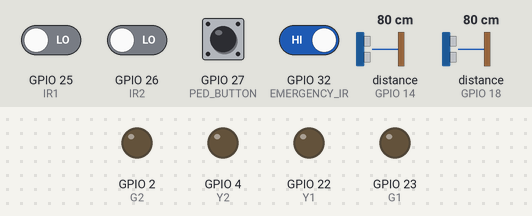
A sketch run on a simulated ESP32. Shown: output pins drawn as LEDs (lit = HIGH). Wiring (inferred from the names in the program): 2 × ultrasonic range finder: trigger GPIO 12, echo GPIO 18 / trigger GPIO 13, echo GPIO 14. Inputs (shaded band) come from the test bench; at power-on: GPIO 27 (PED_BUTTON), GPIO 32 (EMERGENCY_IR) HIGH, GPIO 25 (IR1), GPIO 26 (IR2) LOW, distance to the obstacle (sensors on GPIO 14, GPIO 18) 80 cm. The echo pulse lasts 58.3 µs per cm; pins used as bus, display or sensor lines are not drawn; what the sketch prints to the serial monitor is not drawn.

Above: at 1.2 s.
1.3 s: distance to the obstacle (sensor on GPIO 14) set to 44 cm
2.8 s: distance to the obstacle (sensor on GPIO 14) set to 36 cm
At 3.4 s:
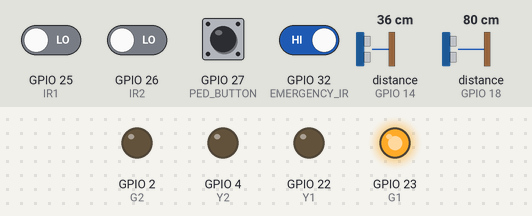
4.3 s: GPIO 27 (PED_BUTTON) pulled LOW for 0.15 s
At 5.2 s:
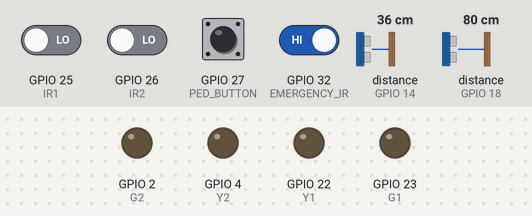
8.9 s: GPIO 32 (EMERGENCY_IR) driven HIGH
10.4 s: GPIO 25 (IR1) driven HIGH and GPIO 32 (EMERGENCY_IR) driven LOW
At 11.0 s:
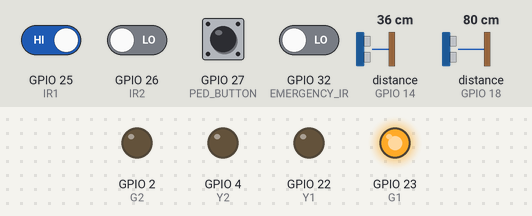
Timing chart, 0 to 12.9 s (numbered marks = the images above; inputs shaded):
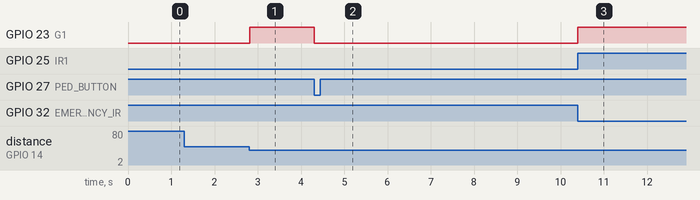

The sketch:

COMPLEX_ENGINEERING_PROBLEM_copy_20260220212437.ino
```cpp
// -------- PIN DEFINITIONS --------

// Ultrasonic Sensors
#define trig1 13
#define echo1 14
#define trig2 12
#define echo2 18

// IR Sensors
#define IR1 25
#define IR2 26

// Emergency IR (PIN 32)
#define EMERGENCY_IR 32

// Pedestrian Button (Moved to safe pin)
#define PED_BUTTON 27

// Traffic Light Lane 1
#define R1 21
#define Y1 22
#define G1 23

// Traffic Light Lane 2
#define R2 19
#define Y2 4
#define G2 2

unsigned long previousMillis = 0;
unsigned long interval = 0;

int state = 0;
int currentLane = -1;

unsigned long lastPedPress = 0;
const unsigned long debounceDelay = 1000;

void allRed() {
  digitalWrite(R1, HIGH);
  digitalWrite(R2, HIGH);
  digitalWrite(G1, LOW);
  digitalWrite(G2, LOW);
  digitalWrite(Y1, LOW);
  digitalWrite(Y2, LOW);
}

int readUltrasonic(int trig, int echo) {
  digitalWrite(trig, LOW);
  delayMicroseconds(2);
  digitalWrite(trig, HIGH);
  delayMicroseconds(10);
  digitalWrite(trig, LOW);

  long duration = pulseIn(echo, HIGH, 25000);
  int distance = duration * 0.034 / 2;
  return distance;
}

void setup() {

  Serial.begin(115200);

  pinMode(trig1, OUTPUT);
  pinMode(echo1, INPUT);
  pinMode(trig2, OUTPUT);
  pinMode(echo2, INPUT);

  pinMode(IR1, INPUT);
  pinMode(IR2, INPUT);

  pinMode(EMERGENCY_IR, INPUT);
  pinMode(PED_BUTTON, INPUT_PULLUP);

  pinMode(R1, OUTPUT);
  pinMode(Y1, OUTPUT);
  pinMode(G1, OUTPUT);

  pinMode(R2, OUTPUT);
  pinMode(Y2, OUTPUT);
  pinMode(G2, OUTPUT);

  allRed();

  Serial.println("===== 2-WAY ADAPTIVE TRAFFIC SYSTEM =====");
}

void loop() {

  unsigned long currentMillis = millis();

  // ================= EMERGENCY =================
  if (digitalRead(EMERGENCY_IR) == LOW) {

    Serial.println("🚑 EMERGENCY VEHICLE DETECTED");
    Serial.println("Lane 1 GREEN (Emergency)");
    Serial.println("Lane 2 RED");

    allRed();
    digitalWrite(R1, LOW);
    digitalWrite(G1, HIGH);

    delay(10000);

    digitalWrite(G1, LOW);
    digitalWrite(R1, HIGH);
    return;
  }

  // ================= PEDESTRIAN =================
  if (digitalRead(PED_BUTTON) == LOW) {

    if (currentMillis - lastPedPress > debounceDelay) {

      Serial.println("🚶 Pedestrian Crossing Activated");
      Serial.println("Both Lanes RED");

      allRed();
      delay(5000);

      lastPedPress = currentMillis;
    }
  }

  // ================= STATE MACHINE =================
  if (state == 1 && currentMillis - previousMillis >= interval) {

    if (currentLane == 1) {
      digitalWrite(G1, LOW);
      digitalWrite(Y1, HIGH);
      Serial.println("Lane 1 YELLOW");
    } else {
      digitalWrite(G2, LOW);
      digitalWrite(Y2, HIGH);
      Serial.println("Lane 2 YELLOW");
    }

    previousMillis = currentMillis;
    interval = 3000;
    state = 2;
  }

  else if (state == 2 && currentMillis - previousMillis >= interval) {

    if (currentLane == 1) {
      digitalWrite(Y1, LOW);
      digitalWrite(R1, HIGH);
      Serial.println("Lane 1 RED");
    } else {
      digitalWrite(Y2, LOW);
      digitalWrite(R2, HIGH);
      Serial.println("Lane 2 RED");
    }

    state = 0;
  }

  // ================= ADAPTIVE MODE =================
  if (state == 0) {

    int selectedLane = -1;
    int densityScore1 = 0;
    int densityScore2 = 0;

    int distance1 = 0;
    int distance2 = 0;

    if (digitalRead(IR1) == LOW) {

      distance1 = readUltrasonic(trig1, echo1);

      if (distance1 > 5 && distance1 < 20)
        densityScore1 = 3;
      else if (distance1 < 40)
        densityScore1 = 2;
      else
        densityScore1 = 1;
    }

    if (digitalRead(IR2) == LOW) {

      distance2 = readUltrasonic(trig2, echo2);

      if (distance2 > 5 && distance2 < 20)
        densityScore2 = 3;
      else if (distance2 < 40)
        densityScore2 = 2;
      else
        densityScore2 = 1;
    }

    if (densityScore1 > densityScore2)
      selectedLane = 1;
    else if (densityScore2 > densityScore1)
      selectedLane = 2;
    else
      return;

    int selectedDensity = (selectedLane == 1) ? densityScore1 : densityScore2;

    int greenTime;

    if (selectedDensity == 3) {
      greenTime = 20000;
      Serial.println("Traffic Level: HIGH");
    }
    else if (selectedDensity == 2) {
      greenTime = 12000;
      Serial.println("Traffic Level: MEDIUM");
    }
    else {
      greenTime = 6000;
      Serial.println("Traffic Level: LOW");
    }

    allRed();

    if (selectedLane == 1) {
      digitalWrite(R1, LOW);
      digitalWrite(G1, HIGH);
      Serial.println("Lane 1 GREEN");
      Serial.println("Lane 2 RED");
    } else {
      digitalWrite(R2, LOW);
      digitalWrite(G2, HIGH);
      Serial.println("Lane 2 GREEN");
      Serial.println("Lane 1 RED");
    }

    currentLane = selectedLane;
    previousMillis = currentMillis;
    interval = greenTime;
    state = 1;
  }
}
```

Measured:
- the behaviour switches between 41 and 40 cm on distance to the obstacle (sensor on GPIO 14) (found by bisection; images 0 and 1)
- after the input at 1.3 s, every drawn part: stays the same
- after the input at 2.8 s, GPIO 23 (G1): LOW → HIGH at once
- after the input at 4.3 s, GPIO 23 (G1): HIGH → LOW at once
- after the input at 8.9 s, every drawn part: stays the same
- after the input at 10.4 s, GPIO 23 (G1): LOW → HIGH at once
